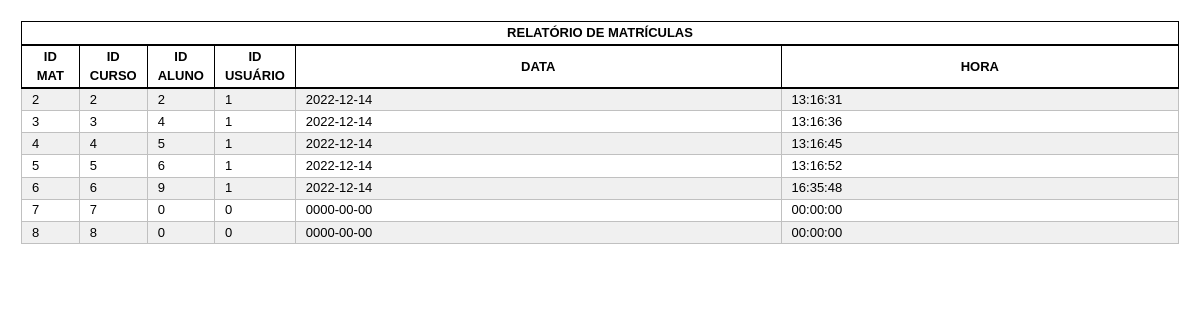
Screenshot of /projetomatricula22/relatmat.php with the database file from the repository.
### tables this page shows
CREATE TABLE `tbmatriculas` (
  `codmat` int(11) NOT NULL,
  `codcurso` int(11) NOT NULL,
  `codaluno` int(11) NOT NULL,
  `codusu` int(11) NOT NULL,
  `data` date NOT NULL,
  `hora` time NOT NULL
);

### projetomatricula22/relatmat.php (the view, shortened to what this page needs)
<!DOCTYPE HTML PUBLIC "-//W3C//DTD HTML 4.01//EN" "http://www.w3.org/TR/html4/strict.dtd">
<html dir="ltr" lang="en">
<head>
<link rel="stylesheet" href="estilo.css" type="text/css">
</head>
<body>
                                    <table width="100%"><thead>
											<tr>
												<th colspan="100%">RELATÓRIO DE MATRÍCULAS</th>
											</tr>
											<tr >
										<th width="5%" scope="col">ID MAT</th>
										<th width="5%" scope="col">ID CURSO</th>
										<th width="5%" scope="col">ID ALUNO</th>
										<th width="5%" scope="col">ID USUÁRIO</th>
										<th>DATA</th>
										<th>HORA</th>
									 </tr>
									 </thead>
									 <tbody>
									 <?php
									           include 'banco.php';
											   $sql =  " select * from tbmatriculas";
											   $consulta = $conexao->query($sql);
											   if($consulta){
												 if($consulta->num_rows > 0){
													while($linha=$consulta->fetch_array(MYSQLI_ASSOC)){
													    echo '<tr>
																<td>'.$linha['codmat'].'</td>
																<td>'.$linha['codmat'].'</td>
																<td>'.$linha['codaluno'].'</td>
																<td>'.$linha['codusu'].'</td>
																<td>'.$linha['data'].'</td>
																<td>'.$linha['hora'].'</td>
															  </tr>';
													}
												 }
											   }
									 ?>
							</table>
					  </body>
</html>

### projetomatricula22/estilo.css (style rules this page uses)
* { color:#000 !important; text-shadow:none !important; filter:none !important; -ms-filter:none !important; }
body { margin: 0.5cm; padding:2px; line-height: 1.4em; font: 12pt Georgia, "Verdana", Times, serif; color: #000; }
html { color:#000; background:#fff; }
table,td { border : 1px solid #000; border-collapse : collapse; font : small/1.5 "Tahoma", "Bitstream Vera Sans", Verdana, Helvetica, sans-serif; }
table { border :none; border :1px solid #000; }
thead th, tbody th { color : #666; padding : 1.2px 10px; border-bottom : 2px solid #000; border-left : 1px solid #000; border-right : 1px solid #000; }
tbody tr td { padding : 0.8px 10px; border-top : 1px solid #000; / color : #666; border: 1.2px solid #C0C0C0; }
table tbody tr:nth-child(2n+1) { background: #F0F0F0; }

### rows the page displays
tbmatriculas: codmat "2", codaluno "2", codusu "1", data "2022-12-14", hora "13:16:31"
tbmatriculas: codmat "3", codaluno "4", codusu "1", data "2022-12-14", hora "13:16:36"
tbmatriculas: codmat "4", codaluno "5", codusu "1", data "2022-12-14", hora "13:16:45"
tbmatriculas: codmat "5", codaluno "6", codusu "1", data "2022-12-14", hora "13:16:52"
tbmatriculas: codmat "6", codaluno "9", codusu "1", data "2022-12-14", hora "16:35:48"
tbmatriculas: codmat "7", codaluno "0", codusu "0", data "0000-00-00", hora "00:00:00"
tbmatriculas: codmat "8", codaluno "0", codusu "0", data "0000-00-00", hora "00:00:00"
